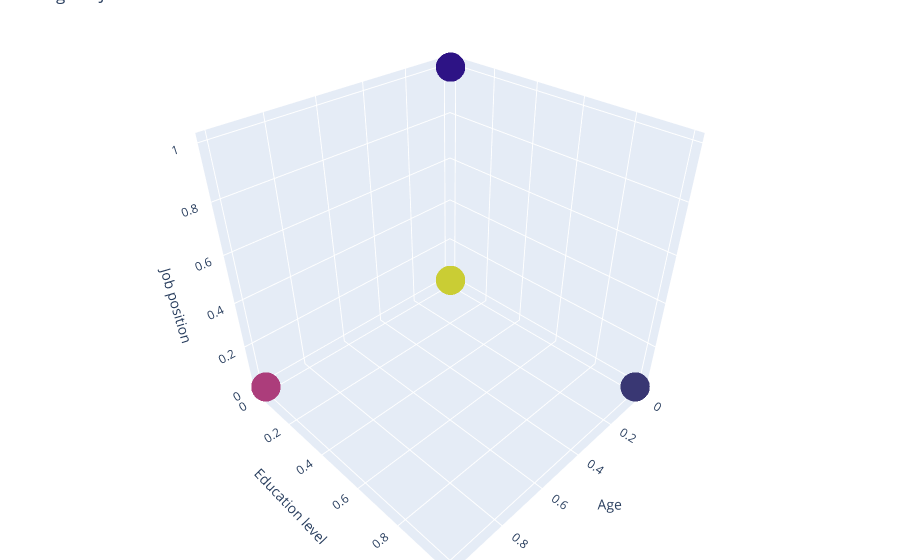

Notebook code for this chart:
### Markdown cell above
We can see some correlation in making clusters with 'job' and 'education' columns. Since 'age' is also demographically important variable, I will plot it too.

### Code cell
trace1 = go.Scatter3d(
    x= preprocessed_X['x0_admin.'],
    y= preprocessed_X['x0_blue-collar'],
    z= preprocessed_X['x0_entrepreneur'],
    mode='markers',
     marker=dict(
        color = preprocessed_X['cluster'], 
        size= 10,
        line=dict(
            color= preprocessed_X['cluster'],
            width= 12
        ),
        opacity=0.8
     )
)
df = [trace1]

layout = go.Layout(
    title = 'Age vs Job vs Education',
    margin=dict(
        l=0,
        r=0,
        b=0,
        t=0  
    ),
    scene = dict(
            xaxis = dict(title  = 'Age'),
            yaxis = dict(title  = 'Education level'),
            zaxis = dict(title  = 'Job position')
        )
)

fig = go.Figure(data = df, layout = layout)
py.iplot(fig)

### Figure 1 — Plotly figure (JSON) as saved in the notebook; plotly's stock layout.template omitted (floating-point values rounded to 4 significant figures; data arrays with more than 128 entries replaced by an {"elided": "..."} marker saying what was removed)
{"data": [{"marker": {"color": {"elided": "30488 int values"}, "line": {"color": {"elided": "30488 int values"}, "width": 12}, "opacity": 0.8, "size": 10}, "mode": "markers", "type": "scatter3d", "x": {"elided": "30488 int values"}, "y": {"elided": "30488 int values"}, "z": {"elided": "30488 int values"}}], "layout": {"margin": {"b": 0, "l": 0, "r": 0, "t": 0}, "scene": {"xaxis": {"title": {"text": "Age"}}, "yaxis": {"title": {"text": "Education level"}}, "zaxis": {"title": {"text": "Job position"}}}, "title": {"text": "Age vs Job vs Education"}}}
